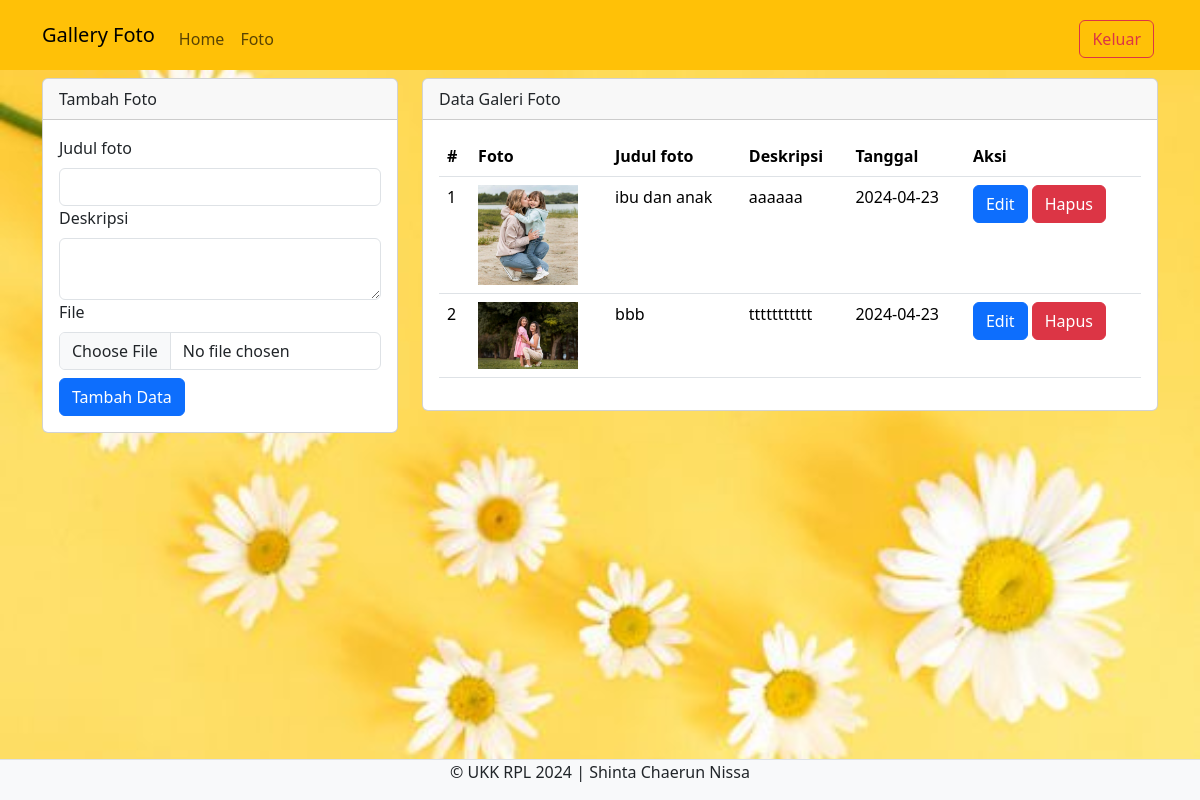
The app's page /ukk_shintacn/admin/foto.php (signed in) with its own data.
### tables this page shows
CREATE TABLE `foto` (
  `fotoid` int(11) NOT NULL,
  `judulfoto` varchar(255) NOT NULL,
  `deskripsifoto` text NOT NULL,
  `tanggalunggah` date NOT NULL,
  `lokasifile` varchar(255) NOT NULL,
  `userid` int(11) NOT NULL
);

### ukk_shintacn/admin/foto.php (the view, shortened to what this page needs)
<?php
include '../config/koneksi.php';
?>
<!DOCTYPE html>
<html lang="en">
<head>
    <link rel="stylesheet" type="text/css" href="../assets/css/bootstrap.min.css">
</head>
<body>
<nav class="navbar navbar-expand-lg bg-warning">
  <div class="container">
    <a class="navbar-brand" href="index.php">Gallery Foto</a>
    <div class="collapse navbar-collapse mt-2" id="navbarNav">
        <div class="navbar-nav me-auto">
            <a href="home.php" class="nav-link">Home</a>
            <a href="foto.php" class="nav-link">Foto</a>
        </div>
        <a href="../config/aksilogout.php" class="btn btn-outline-danger m-1">Keluar</a>
    </div>
  </div>
</nav>
<div class="container">
    <div class="row">
        <div class="col-md-4">
            <div class="card mt-2">
                <div class="card-header">Tambah Foto</div>
                <div class="card-body">
                    <form action="../config/aksifoto.php" method="POST" enctype="multipart/form-data">
                        <label class="form-label">Judul foto</label>
                        <input type="text" name="judulfoto" class="form-control" required>
                        <label class="form-label">Deskripsi</label>
                        <textarea class="form-control" name="deskripsifoto" required></textarea>
                        <label class="form-label">File</label>
                        <input type="file" class="form-control" name="lokasifile" reqired>
                        <button type="submit" class="btn btn-primary mt-2" name="tambah">Tambah Data</button>
                    </form>
                </div>
            </div>
        </div>
        <div class="col-md-8">
            <div class="card mt-2">
                <div class="card-header">Data Galeri Foto</div>
                <div class="card-body">
                    <table class="table">
                        <thead>
                            <tr>
                                <th>#</th>
                                <th>Foto</th>
                                <th>Judul foto</th>
                                <th>Deskripsi</th>
                                <th>Tanggal</th>
                                <th>Aksi</th>
                            </tr>
                        </thead>
                        <tbody>
                            <?php
                            $no = 1;
                            $userid = $_SESSION['userid'];
                            $sql = mysqli_query($koneksi, "SELECT * FROM foto WHERE userid='$userid'");
                            while($data = mysqli_fetch_array($sql)){
                            ?>
                            <tr>
                                <td><?php echo $no++ ?></td>
                                <td><img src="../assets/img/<?php echo $data['lokasifile'] ?>" width="100"></td>
                                <td><?php echo $data['judulfoto'] ?></td>
                                <td><?php echo $data['deskripsifoto'] ?></td>
                                <td><?php echo $data['tanggalunggah'] ?></td>
                                <td>
<button type="button" class="btn btn-primary" data-bs-toggle="modal" data-bs-target="#edit<?php echo $data['fotoid'] ?>">
  Edit
</button>
<button type="button" class="btn btn-danger" data-bs-toggle="modal" data-bs-target="#hapus<?php echo $data['fotoid'] ?>">
  Hapus
</button>
                                </td>
                            </tr>
                            <?php }?>
                        </tbody>
                    </table>
                </div>
            </div>
        </div>
    </div>
</div>
<footer class="d-flex justify-content-center border-top mt-3 bg-light fixed-bottom">
    <p>&copy; UKK RPL 2024 | Shinta Chaerun Nissa</p>
</footer>
</body>
</html>

### ukk_shintacn/admin/foto.php (style rules this page uses)
* { margin:0; padding:0; box-sizing: border-box; }
body { width: 100%; height: 100vh; background-image: url(../bg3.jpg); background-size: 100%; }

### records on screen
foto: lokasifile (picture), judulfoto "ibu dan anak", deskripsifoto "aaaaaa", tanggalunggah "2024-04-23"
foto: lokasifile (picture), judulfoto "bbb", deskripsifoto "ttttttttttt", tanggalunggah "2024-04-23"
